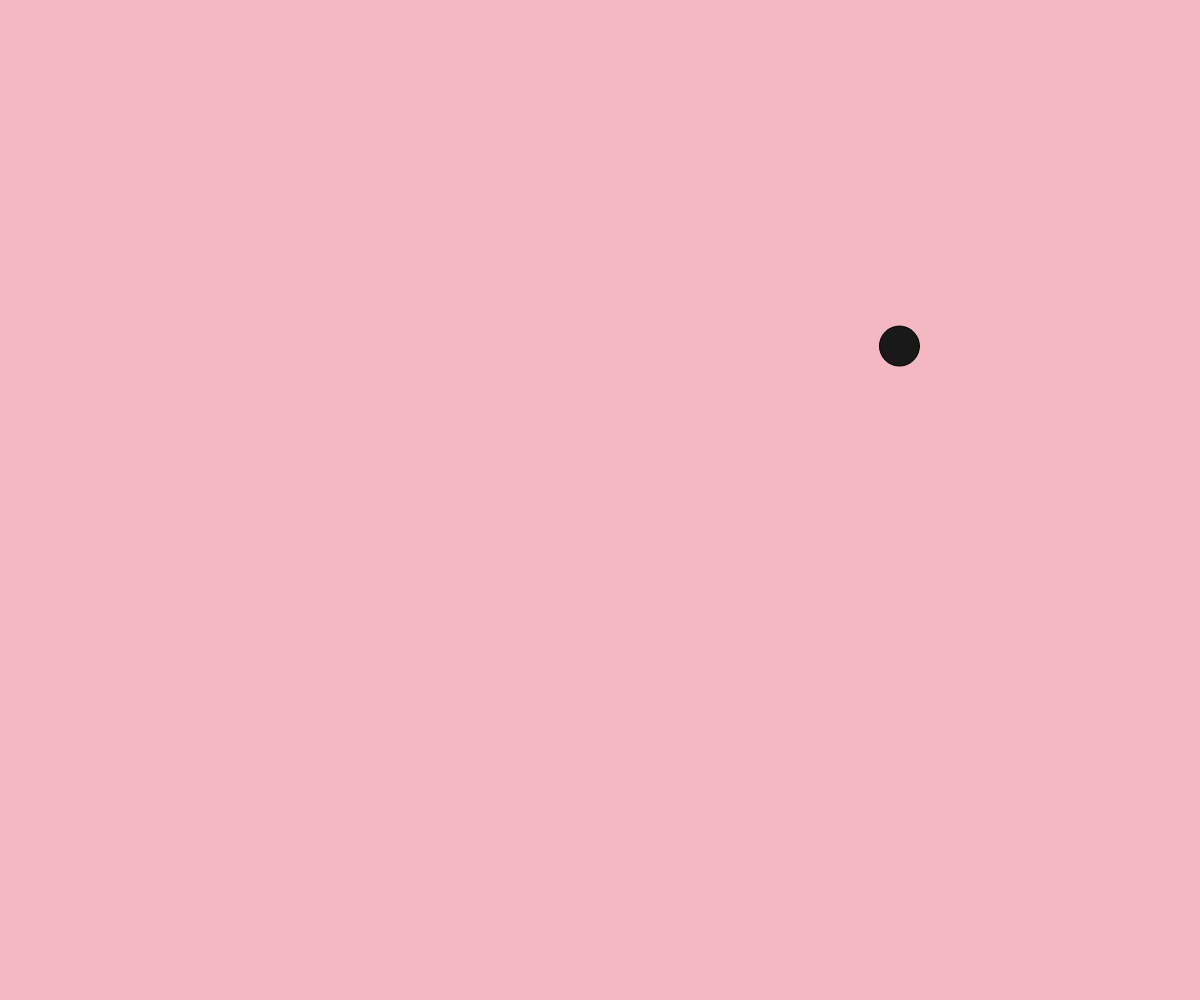
Frame 1 (no input)
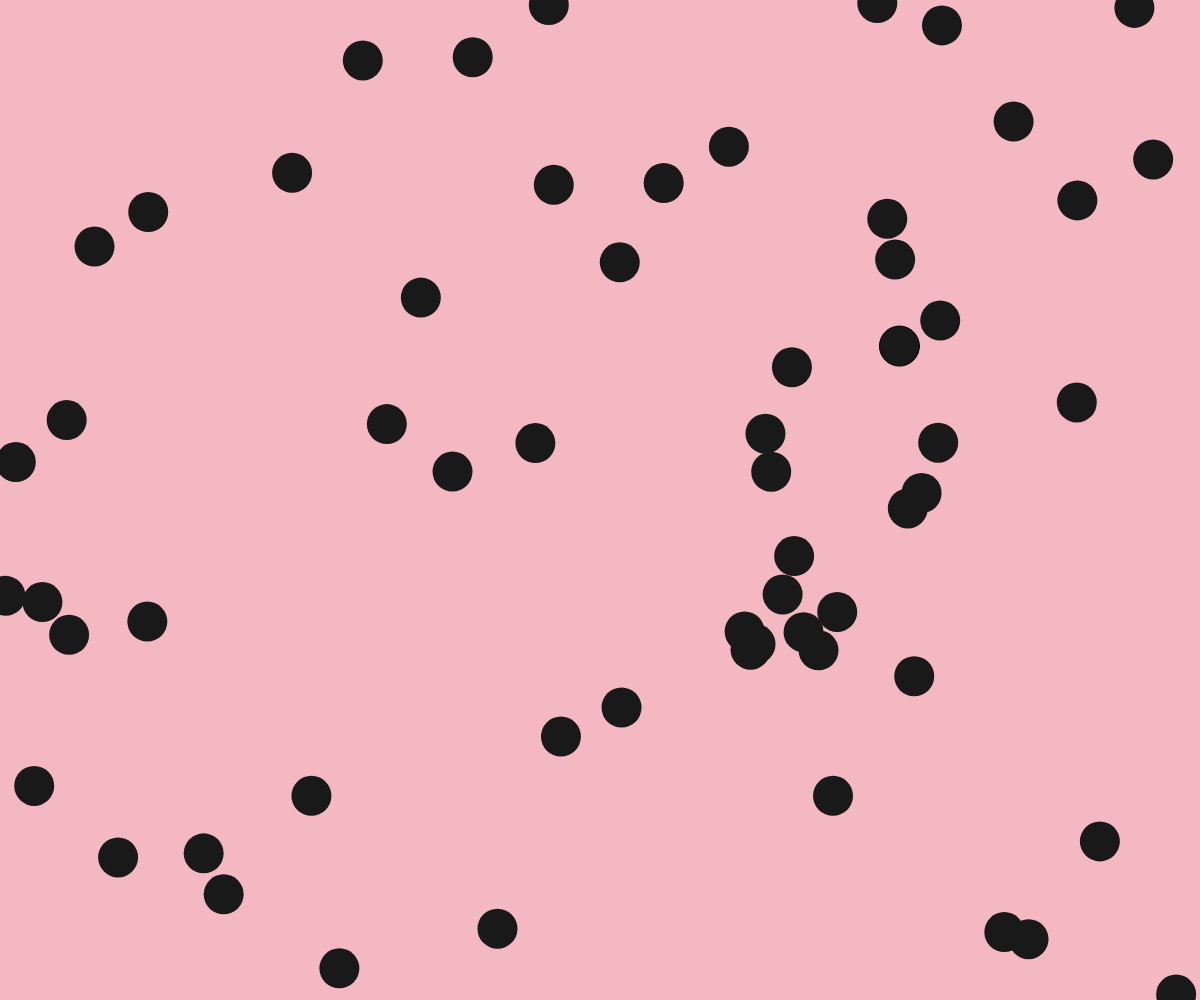
Frame 60 (no input)
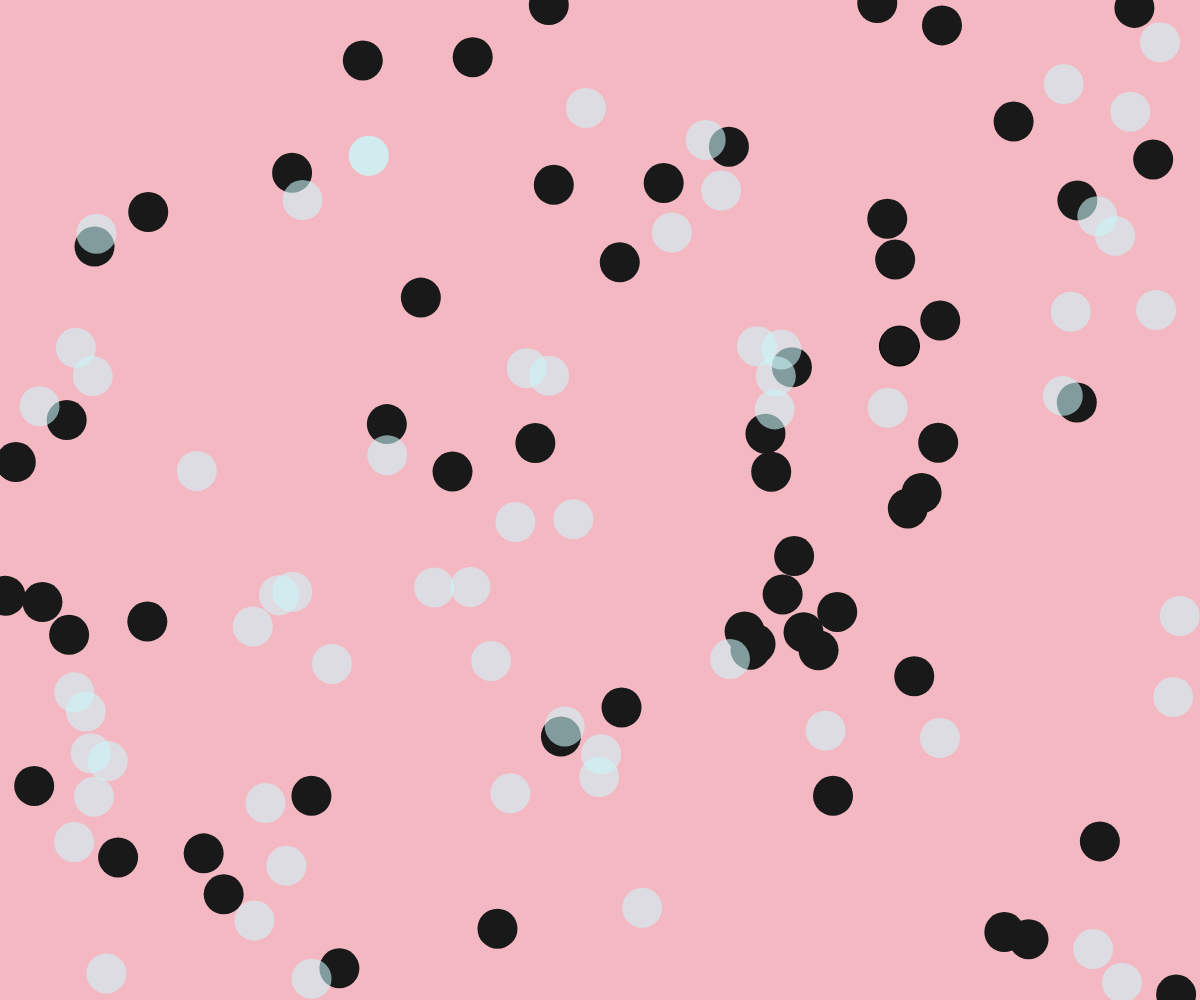
Frame 120 (the mouse pressed at the canvas centre since frame 60)

The p5.js sketch that drew these frames (run headless with seeded random() and noise() and a simulated clock; from frame 60 on, the mouse is pressed at the canvas centre):

// p5.js sketch
// ── sketch.js
//* global alpha blue brightness color green hue lerpColor lightness red saturation p5.Color background clear colorMode fill noFill noStroke stroke arc ellipse circle line point quad rect square triangle ellipseMode noSmooth rectMode smooth strokeCap strokeJoin strokeWeight bezier bezierDetail bezierPoint bezierTangent curve curveDetail curveTightness curvePoint curveTangent beginContour beginShape bezierVertex curveVertex endContour endShape quadraticVertex vertex plane box sphere cylinder cone ellipsoid torus p5.Geometry loadModel model HALF_PI PI QUARTER_PI TAU TWO_PI DEGREES RADIANS print frameCount deltaTime focused cursor frameRate noCursor displayWidth displayHeight windowWidth windowHeight windowResized width height fullscreen pixelDensity displayDensity getURL getURLPath getURLParams preload setup draw remove disableFriendlyErrors noLoop loop push pop redraw p5.Element select selectAll removeElements changed input createDiv createP createSpan createImg createA createSlider createButton createCheckbox createSelect createRadio createColorPicker createInput createFileInput createVideo createAudio VIDEO AUDIO createCapture createElement p5.MediaElement p5.Graphics createCanvas resizeCanvas noCanvas createGraphics blendMode setAttributes applyMatrix resetMatrix rotate rotateX rotateY rotateZ scale shearX shearY translate storeItem getItem clearStorage removeItem createStringDict createNumberDict p5.TypedDict p5.NumberDict append arrayCopy concat reverse shorten shuffle sort splice subset float int str boolean byte char unchar hex unhex join match matchAll nf nfc nfp nfs split splitTokens trim deviceOrientation accelerationX accelerationY accelerationZ pAccelerationX pAccelerationY pAccelerationZ rotationX rotationY rotationZ pRotationX pRotationY pRotationZ turnAxis setMoveThreshold setShakeThreshold deviceMoved deviceTurned deviceShaken keyIsPressed key keyCode keyPressed keyReleased keyTyped keyIsDown movedX movedY mouseX mouseY pmouseX pmouseY winMouseX winMouseY pwinMouseX pwinMouseY mouseButton mouseIsPressed mouseMoved mouseDragged mousePressed mouseReleased mouseClicked doubleClicked mouseWheel requestPointerLock exitPointerLock touches touchStarted touchMoved touchEnded createImage saveCanvas saveFrames p5.Image loadImage image tint noTint imageMode pixels blend copy filter get loadPixels set updatePixels loadJSON loadStrings loadTable loadXML loadBytes httpGet httpPost httpDo p5.XML createWriter p5.PrintWriter save saveJSON saveStrings saveTable p5.Table p5.TableRow day hour minute millis month second year createVector p5.Vector abs ceil constrain dist exp floor lerp log mag map max min norm pow round sq sqrt noise noiseDetail noiseSeed randomSeed random randomGaussian acos asin atan atan2 cos sin tan degrees radians angleMode textAlign textLeading textSize textStyle textWidth textAscent textDescent loadFont text textFont p5.Font orbitControl debugMode noDebugMode ambientLight directionalLight pointLight lights lightFalloff loadShader createShader shader resetShader normalMaterial texture textureMode textureWrap ambientMaterial emissiveMaterial specularMaterial shininess p5.Shader camera perspective ortho createCamera p5.Camera setCamera */



let spot = {
  x: 20,
  y: 45
}

let col = {
  r: 205,
  g: 246,
  b: 249,
}

function setup() {
  createCanvas(window.innerWidth, window.innerHeight);

  background(244, 184, 194);
}

function draw() {

  //ellipse
    if (mouseIsPressed) {
    fill(col.r, col.g, col.b, 150)
  } else {
    fill(25)
  }
  color.r = random(178,180),
  color.g = random(239,240);
  spot.x = random(0,window.innerWidth);
  spot.y = random(0,window.innerHeight);
  ellipse(spot.x, spot.y, 40, 40, 20);
  fill(col.r, col.g, col.b, 150);
 noStroke();

 } 
